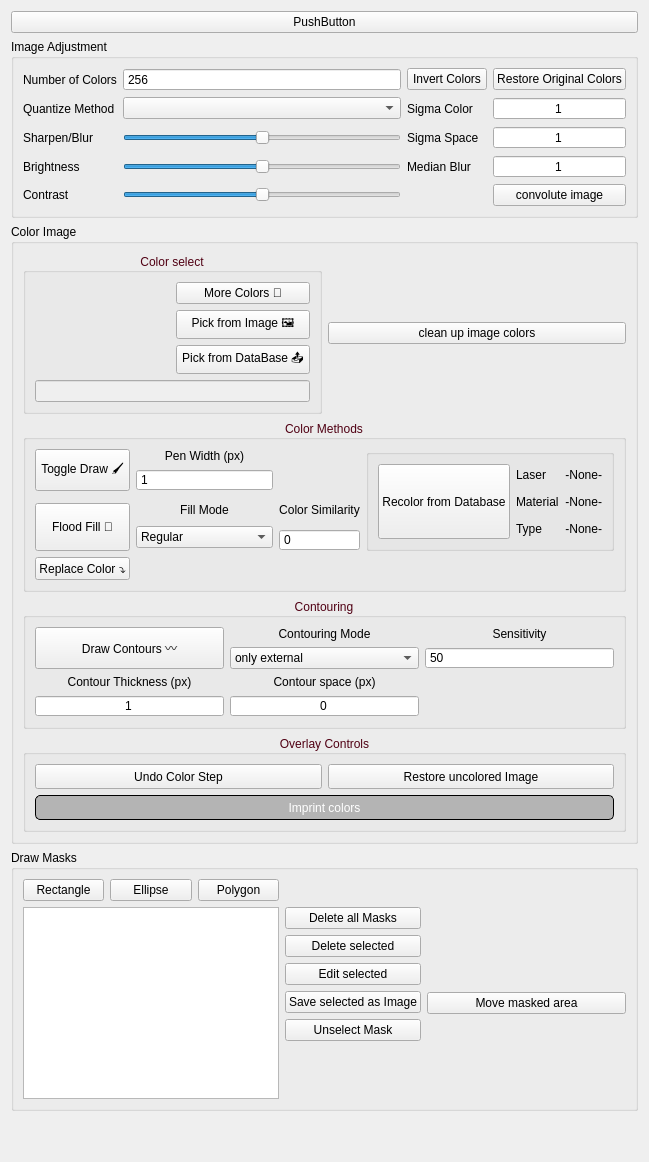
      <widget class="QWidget" name="image_controls_tab">
       <attribute name="title">
        <string>Image Adjusments</string>
       </attribute>
       <layout class="QVBoxLayout" name="verticalLayout">
        <item>
         <widget class="QPushButton" name="pushButton">
          <property name="text">
           <string>PushButton</string>
          </property>
          <property name="checkable">
           <bool>true</bool>
          </property>
         </widget>
        </item>
        <item>
         <widget class="QGroupBox" name="image_processing_frame">
          <property name="title">
           <string>Image Adjustment</string>
          </property>
          <layout class="QGridLayout" name="gridLayout_9">
           <item row="0" column="0">
            <widget class="QLabel" name="color_count_label">
             <property name="text">
              <string>Number of Colors</string>
             </property>
            </widget>
           </item>
           <item row="0" column="3">
            <widget class="QPushButton" name="restore_original_color_button">
             <property name="text">
              <string>Restore Original Colors</string>
             </property>
            </widget>
           </item>
           <item row="0" column="2">
            <widget class="QPushButton" name="invert_color_button">
             <property name="text">
              <string>Invert Colors</string>
             </property>
            </widget>
           </item>
           <item row="1" column="0">
            <widget class="QLabel" name="quantize_method_label">
             <property name="text">
              <string>Quantize Method</string>
             </property>
            </widget>
           </item>
           <item row="1" column="1">
            <widget class="QComboBox" name="quantize_method_combobox"/>
           </item>
           <item row="2" column="0">
            <widget class="QLabel" name="sharpness_label">
             <property name="text">
              <string>Sharpen/Blur</string>
             </property>
            </widget>
           </item>
           <item row="2" column="1">
            <widget class="QSlider" name="sharpness_slider">
             <property name="minimum">
              <number>-10</number>
             </property>
             <property name="maximum">
              <number>10</number>
             </property>
             <property name="value">
              <number>0</number>
             </property>
             <property name="orientation">
              <enum>Qt::Horizontal</enum>
             </property>
            </widget>
           </item>
           <item row="3" column="0">
            <widget class="QLabel" name="brightness_label">
             <property name="text">
              <string>Brightness</string>
             </property>
            </widget>
           </item>
           <item row="3" column="1">
            <widget class="QSlider" name="brightness_slider">
             <property name="maximum">
              <number>100</number>
             </property>
             <property name="value">
              <number>50</number>
             </property>
             <property name="orientation">
              <enum>Qt::Horizontal</enum>
             </property>
            </widget>
           </item>
           <item row="4" column="0">
            <widget class="QLabel" name="contrast_label">
             <property name="text">
              <string>Contrast</string>
             </property>
            </widget>
           </item>
           <item row="0" column="1">
            <widget class="QSpinBox" name="color_count_spinbox">
             <property name="buttonSymbols">
              <enum>QAbstractSpinBox::NoButtons</enum>
             </property>
             <property name="minimum">
              <number>1</number>
             </property>
             <property name="maximum">
              <number>256</number>
             </property>
             <property name="value">
              <number>256</number>
             </property>
            </widget>
           </item>
           <item row="4" column="1">
            <widget class="QSlider" name="contrast_slider">
             <property name="maximum">
              <number>100</number>
             </property>
             <property name="value">
              <number>50</number>
             </property>
             <property name="sliderPosition">
              <number>50</number>
             </property>
             <property name="orientation">
              <enum>Qt::Horizontal</enum>
             </property>
             <property name="invertedAppearance">
              <bool>false</bool>
             </property>
             <property name="invertedControls">
              <bool>false</bool>
             </property>
             <property name="tickPosition">
              <enum>QSlider::NoTicks</enum>
             </property>
            </widget>
           </item>
           <item row="4" column="3">
            <widget class="QPushButton" name="convolute_image_button">
             <property name="text">
              <string>convolute image</string>
             </property>
            </widget>
           </item>
           <item row="3" column="3">
            <widget class="QSpinBox" name="median_blur_spinbox">
             <property name="alignment">
              <set>Qt::AlignCenter</set>
             </property>
             <property name="buttonSymbols">
              <enum>QAbstractSpinBox::NoButtons</enum>
             </property>
             <property name="minimum">
              <number>1</number>
             </property>
             <property name="singleStep">
              <number>2</number>
             </property>
            </widget>
           </item>
           <item row="2" column="3">
            <widget class="QSpinBox" name="sigma_space_spinbox">
             <property name="alignment">
              <set>Qt::AlignCenter</set>
             </property>
             <property name="buttonSymbols">
              <enum>QAbstractSpinBox::NoButtons</enum>
             </property>
             <property name="maximum">
              <number>1000</number>
             </property>
             <property name="value">
              <number>1</number>
             </property>
            </widget>
           </item>
           <item row="1" column="3">
            <widget class="QSpinBox" name="sigma_color_spinbox">
             <property name="alignment">
              <set>Qt::AlignCenter</set>
             </property>
             <property name="buttonSymbols">
              <enum>QAbstractSpinBox::NoButtons</enum>
             </property>
             <property name="maximum">
              <number>1000</number>
             </property>
             <property name="value">
              <number>1</number>
             </property>
            </widget>
           </item>
           <item row="1" column="2">
            <widget class="QLabel" name="label">
             <property name="text">
              <string>Sigma Color</string>
             </property>
            </widget>
           </item>
           <item row="2" column="2">
            <widget class="QLabel" name="label_2">
             <property name="text">
              <string>Sigma Space</string>
             </property>
            </widget>
           </item>
           <item row="3" column="2">
            <widget class="QLabel" name="label_3">
             <property name="text">
              <string>Median Blur</string>
             </property>
            </widget>
           </item>
          </layout>
         </widget>
        </item>
        <item>
         <widget class="QGroupBox" name="image_color_frame">
          <property name="styleSheet">
           <string notr="true"/>
          </property>
          <property name="title">
           <string>Color Image</string>
          </property>
          <layout class="QGridLayout" name="gridLayout_13">
           <item row="1" column="0" colspan="2">
            <widget class="QGroupBox" name="groupBox_6">
             <property name="styleSheet">
              <string notr="true">QGroupBox{
color:  rgb(80, 0, 19);  /* Text color */
font-weight: normal;  /* Bold text */
}</string>
             </property>
             <property name="title">
              <string>Color Methods</string>
             </property>
             <property name="alignment">
              <set>Qt::AlignCenter</set>
             </property>
             <layout class="QGridLayout" name="gridLayout_23">
              <item row="0" column="3" rowspan="6">
               <widget class="QGroupBox" name="groupBox_5">
                <property name="title">
                 <string/>
                </property>
                <layout class="QGridLayout" name="gridLayout_20">
                 <item row="0" column="1">
                  <widget class="QLabel" name="label_12">
                   <property name="text">
                    <string>Laser</string>
                   </property>
                  </widget>
                 </item>
                 <item row="1" column="1">
                  <widget class="QLabel" name="label_13">
                   <property name="text">
                    <string>Material</string>
                   </property>
                  </widget>
                 </item>
                 <item row="1" column="2">
                  <widget class="QLabel" name="recolor_material_label">
                   <property name="text">
                    <string>-None-</string>
                   </property>
                   <property name="alignment">
                    <set>Qt::AlignRight|Qt::AlignTrailing|Qt::AlignVCenter</set>
                   </property>
                  </widget>
                 </item>
                 <item row="2" column="1">
                  <widget class="QLabel" name="label_14">
                   <property name="text">
                    <string>Type</string>
                   </property>
                  </widget>
                 </item>
                 <item row="0" column="2">
                  <widget class="QLabel" name="recolor_laser_label">
                   <property name="text">
                    <string>-None-</string>
                   </property>
                   <property name="alignment">
                    <set>Qt::AlignRight|Qt::AlignTrailing|Qt::AlignVCenter</set>
                   </property>
                  </widget>
                 </item>
                 <item row="2" column="2">
                  <widget class="QLabel" name="recolor_type_label">
                   <property name="text">
                    <string>-None-</string>
                   </property>
                   <property name="alignment">
                    <set>Qt::AlignRight|Qt::AlignTrailing|Qt::AlignVCenter</set>
                   </property>
                  </widget>
                 </item>
                 <item row="0" column="0" rowspan="3">
                  <widget class="QPushButton" name="recolor_from_database_button">
                   <property name="sizePolicy">
                    <sizepolicy hsizetype="Minimum" vsizetype="Preferred">
                     <horstretch>0</horstretch>
                     <verstretch>0</verstretch>
                    </sizepolicy>
                   </property>
                   <property name="text">
                    <string>Recolor from Database</string>
                   </property>
                  </widget>
                 </item>
                </layout>
               </widget>
              </item>
              <item row="1" column="1">
               <widget class="QSpinBox" name="pen_width_spinbox">
                <property name="buttonSymbols">
                 <enum>QAbstractSpinBox::NoButtons</enum>
                </property>
                <property name="minimum">
                 <number>1</number>
                </property>
                <property name="maximum">
                 <number>100</number>
                </property>
               </widget>
              </item>
              <item row="5" column="2">
               <widget class="QSpinBox" name="color_similarity_spinbox">
                <property name="sizePolicy">
                 <sizepolicy hsizetype="Minimum" vsizetype="Fixed">
                  <horstretch>0</horstretch>
                  <verstretch>0</verstretch>
                 </sizepolicy>
                </property>
                <property name="buttonSymbols">
                 <enum>QAbstractSpinBox::NoButtons</enum>
                </property>
                <property name="maximum">
                 <number>255</number>
                </property>
               </widget>
              </item>
              <item row="0" column="1">
               <widget class="QLabel" name="pen_width_label">
                <property name="text">
                 <string>Pen Width (px)</string>
                </property>
                <property name="alignment">
                 <set>Qt::AlignCenter</set>
                </property>
               </widget>
              </item>
              <item row="6" column="0">
               <widget class="QPushButton" name="replace_color_button">
                <property name="text">
                 <string>Replace Color ⤵️</string>
                </property>
                <property name="checkable">
                 <bool>true</bool>
                </property>
               </widget>
              </item>
              <item row="0" column="0" rowspan="2">
               <widget class="QPushButton" name="toggle_draw_button">
                <property name="sizePolicy">
                 <sizepolicy hsizetype="Minimum" vsizetype="Preferred">
                  <horstretch>0</horstretch>
                  <verstretch>0</verstretch>
                 </sizepolicy>
                </property>
                <property name="text">
                 <string>Toggle Draw 🖌️</string>
                </property>
                <property name="checkable">
                 <bool>true</bool>
                </property>
               </widget>
              </item>
              <item row="4" column="1" rowspan="2">
               <widget class="QComboBox" name="flood_fill_mode_combobox">
                <item>
                 <property name="text">
                  <string>Regular</string>
                 </property>
                </item>
                <item>
                 <property name="text">
                  <string>Include Diagonals</string>
                 </property>
                </item>
                <item>
                 <property name="text">
                  <string>Similar Color</string>
                 </property>
                </item>
                <item>
                 <property name="text">
                  <string>Diagonals + Similar</string>
                 </property>
                </item>
                <item>
                 <property name="text">
                  <string>To Contours</string>
                 </property>
                </item>
               </widget>
              </item>
              <item row="3" column="0" rowspan="3">
               <widget class="QPushButton" name="flood_fill_button">
                <property name="sizePolicy">
                 <sizepolicy hsizetype="Minimum" vsizetype="Preferred">
                  <horstretch>0</horstretch>
                  <verstretch>0</verstretch>
                 </sizepolicy>
                </property>
                <property name="text">
                 <string>Flood Fill 🫗</string>
                </property>
                <property name="checkable">
                 <bool>true</bool>
                </property>
               </widget>
              </item>
              <item row="3" column="2">
               <widget class="QLabel" name="label_17">
                <property name="text">
                 <string>Color Similarity</string>
                </property>
                <property name="alignment">
                 <set>Qt::AlignCenter</set>
                </property>
               </widget>
              </item>
              <item row="3" column="1">
               <widget class="QLabel" name="label_19">
                <property name="text">
                 <string>Fill Mode</string>
                </property>
                <property name="alignment">
                 <set>Qt::AlignCenter</set>
                </property>
               </widget>
              </item>
             </layout>
            </widget>
           </item>
           <item row="3" column="0" colspan="2">
            <widget class="QGroupBox" name="groupBox_8">
             <property name="styleSheet">
              <string notr="true">QGroupBox{
color:  rgb(80, 0, 19);  /* Text color */
font-weight: normal;  /* Bold text */
}</string>
             </property>
             <property name="title">
              <string>Overlay Controls</string>
             </property>
             <property name="alignment">
              <set>Qt::AlignCenter</set>
             </property>
             <layout class="QGridLayout" name="gridLayout_25">
              <item row="0" column="1">
               <widget class="QPushButton" name="restore_uncolored_image_button">
                <property name="minimumSize">
                 <size>
                  <width>0</width>
                  <height>25</height>
                 </size>
                </property>
                <property name="text">
                 <string>Restore uncolored Image</string>
                </property>
               </widget>
              </item>
              <item row="0" column="0">
               <widget class="QPushButton" name="undo_color_button">
                <property name="minimumSize">
                 <size>
                  <width>0</width>
                  <height>25</height>
                 </size>
                </property>
                <property name="text">
                 <string>Undo Color Step</string>
                </property>
               </widget>
              </item>
              <item row="1" column="0" colspan="2">
               <widget class="QPushButton" name="imprint_color_overlays_button">
                <property name="enabled">
                 <bool>false</bool>
                </property>
                <property name="sizePolicy">
                 <sizepolicy hsizetype="Minimum" vsizetype="Fixed">
                  <horstretch>0</horstretch>
                  <verstretch>50</verstretch>
                 </sizepolicy>
                </property>
                <property name="minimumSize">
                 <size>
                  <width>0</width>
                  <height>25</height>
                 </size>
                </property>
                <property name="styleSheet">
                 <string notr="true">QPushButton {
	background-color: rgb(220,120,20);  /* Background color */
	border: 2px solid rgb(0, 0, 0);
    color: rgb(255, 255, 255);  /* Text color */
    font-weight: bold;
    border-radius: 5px;  /* Rounded edges */
	padding: 2px;
}

QPushButton:hover {
    background-color: rgb(230,115,22);  /* Background color when hovered */
	color: rgb(245, 245, 245);
    border-color:rgb(40, 40, 40);  /* Border color when hovered */
}

QPushButton:pressed {
   color:  rgb(80, 0, 19);  /* Background color when pressed */
	border-color: rgb(0, 0, 0);
}
QPushButton:clicked {
   background-color: rgb(80,0,19);  /* Background color when pressed */
	border-color:  rgb(0,0, 0);
}

QPushButton:checked {
    background-color: rgb(255,255,255);
	color:  rgb(80, 0, 19);
	border: 2px solid rgb(122, 0, 28);
	font-weight: bold;  /* Bold text */
}

QPushButton:disabled {
    background-color: rgb(180,180, 180);
	border: 1px solid rgb(0, 0,0);
	font-weight: normal;
}</string>
                </property>
                <property name="text">
                 <string>Imprint colors</string>
                </property>
               </widget>
              </item>
             </layout>
            </widget>
           </item>
           <item row="0" column="0">
            <widget class="QGroupBox" name="color_select_frame">
             <property name="styleSheet">
              <string notr="true">QGroupBox{
color:  rgb(80, 0, 19);  /* Text color */
font-weight: normal;  /* Bold text */
}</string>
             </property>
             <property name="title">
              <string>Color select</string>
             </property>
             <property name="alignment">
              <set>Qt::AlignCenter</set>
             </property>
             <layout class="QGridLayout" name="gridLayout_14" rowstretch="0,0,0,0" columnstretch="0,0,0">
              <item row="0" column="2">
               <widget class="QPushButton" name="select_color_color_button">
                <property name="text">
                 <string>More Colors 🎨</string>
                </property>
               </widget>
              </item>
              <item row="1" column="2">
               <widget class="QPushButton" name="pick_color_from_image_button">
                <property name="text">
                 <string>Pick from Image 🖼️</string>
                </property>
                <property name="checkable">
                 <bool>true</bool>
                </property>
               </widget>
              </item>
              <item row="2" column="2">
               <widget class="QPushButton" name="pick_color_from_db_button">
                <property name="text">
                 <string>Pick from DataBase 📤</string>
                </property>
               </widget>
              </item>
              <item row="3" column="1" colspan="2">
               <widget class="QLineEdit" name="active_color_dislplay_edit">
                <property name="enabled">
                 <bool>false</bool>
                </property>
                <property name="alignment">
                 <set>Qt::AlignCenter</set>
                </property>
               </widget>
              </item>
              <item row="0" column="1" rowspan="3">
               <layout class="QGridLayout" name="default_color_buttons_layout">
                <property name="spacing">
                 <number>1</number>
                </property>
               </layout>
              </item>
             </layout>
            </widget>
           </item>
           <item row="0" column="1">
            <widget class="QPushButton" name="clean_up_image_colors_button">
             <property name="text">
              <string>clean up image colors</string>
             </property>
            </widget>
           </item>
           <item row="2" column="0" colspan="2">
            <widget class="QGroupBox" name="groupBox_7">
             <property name="styleSheet">
              <string notr="true">QGroupBox{
color:  rgb(80, 0, 19);  /* Text color */
font-weight: normal;  /* Bold text */
}</string>
             </property>
             <property name="title">
              <string>Contouring</string>
             </property>
             <property name="alignment">
              <set>Qt::AlignCenter</set>
             </property>
             <layout class="QGridLayout" name="gridLayout_24">
              <item row="0" column="0" rowspan="2">
               <widget class="QPushButton" name="draw_contour_button">
                <property name="sizePolicy">
                 <sizepolicy hsizetype="Minimum" vsizetype="Expanding">
                  <horstretch>0</horstretch>
                  <verstretch>0</verstretch>
                 </sizepolicy>
                </property>
                <property name="text">
                 <string>Draw Contours 〰️</string>
                </property>
                <property name="checkable">
                 <bool>true</bool>
                </property>
               </widget>
              </item>
              <item row="1" column="2">
               <widget class="QSpinBox" name="contour_sensitivity_spinbox">
                <property name="buttonSymbols">
                 <enum>QAbstractSpinBox::NoButtons</enum>
                </property>
                <property name="minimum">
                 <number>1</number>
                </property>
                <property name="maximum">
                 <number>1000</number>
                </property>
                <property name="value">
                 <number>50</number>
                </property>
               </widget>
              </item>
              <item row="0" column="2">
               <widget class="QLabel" name="label_20">
                <property name="text">
                 <string>Sensitivity</string>
                </property>
                <property name="alignment">
                 <set>Qt::AlignCenter</set>
                </property>
               </widget>
              </item>
              <item row="3" column="0">
               <widget class="QSpinBox" name="contour_thickness_spinbox">
                <property name="alignment">
                 <set>Qt::AlignCenter</set>
                </property>
                <property name="buttonSymbols">
                 <enum>QAbstractSpinBox::NoButtons</enum>
                </property>
                <property name="minimum">
                 <number>1</number>
                </property>
                <property name="maximum">
                 <number>100</number>
                </property>
               </widget>
              </item>
              <item row="0" column="1">
               <widget class="QLabel" name="label_18">
                <property name="text">
                 <string>Contouring Mode</string>
                </property>
                <property name="alignment">
                 <set>Qt::AlignCenter</set>
                </property>
               </widget>
              </item>
              <item row="2" column="0">
               <widget class="QLabel" name="contour_thickness_label">
                <property name="text">
                 <string>Contour Thickness (px)</string>
                </property>
                <property name="alignment">
                 <set>Qt::AlignCenter</set>
                </property>
               </widget>
              </item>
              <item row="2" column="1">
               <widget class="QLabel" name="contour_space_label">
                <property name="text">
                 <string>Contour space (px)</string>
                </property>
                <property name="alignment">
                 <set>Qt::AlignCenter</set>
                </property>
               </widget>
              </item>
              <item row="3" column="1">
               <widget class="QSpinBox" name="contour_space_spinbox">
                <property name="alignment">
                 <set>Qt::AlignCenter</set>
                </property>
                <property name="buttonSymbols">
                 <enum>QAbstractSpinBox::NoButtons</enum>
                </property>
                <property name="minimum">
                 <number>0</number>
                </property>
                <property name="maximum">
                 <number>100</number>
                </property>
               </widget>
              </item>
              <item row="1" column="1">
               <widget class="QComboBox" name="contouring_mode_combobox">
                <item>
                 <property name="text">
                  <string>only external</string>
                 </property>
                </item>
                <item>
                 <property name="text">
                  <string>all</string>
                 </property>
                </item>
               </widget>
              </item>
             </layout>
            </widget>
           </item>
          </layout>
         </widget>
        </item>
        <item>
         <widget class="QGroupBox" name="draw_mask_groupbox">
          <property name="title">
           <string>Draw Masks</string>
          </property>
          <layout class="QGridLayout" name="gridLayout_22">
           <item row="2" column="0" colspan="3">
            <widget class="QListWidget" name="masks_list_widget"/>
           </item>
           <item row="0" column="1">
            <widget class="QPushButton" name="ellipse_mask_button">
             <property name="text">
              <string>Ellipse</string>
             </property>
             <property name="checkable">
              <bool>true</bool>
             </property>
            </widget>
           </item>
           <item row="0" column="0">
            <widget class="QPushButton" name="rectangle_mask_button">
             <property name="text">
              <string>Rectangle</string>
             </property>
             <property name="checkable">
              <bool>true</bool>
             </property>
            </widget>
           </item>
           <item row="0" column="4">
            <spacer name="horizontalSpacer_4">
             <property name="orientation">
              <enum>Qt::Horizontal</enum>
             </property>
             <property name="sizeHint" stdset="0">
              <size>
               <width>40</width>
               <height>20</height>
              </size>
             </property>
            </spacer>
           </item>
           <item row="0" column="2">
            <widget class="QPushButton" name="polygon_mask_button">
             <property name="text">
              <string>Polygon</string>
             </property>
             <property name="checkable">
              <bool>true</bool>
             </property>
            </widget>
           </item>
           <item row="2" column="3">
            <layout class="QVBoxLayout" name="verticalLayout_4">
             <item>
              <widget class="QPushButton" name="delete_all_masks_button">
               <property name="text">
                <string>Delete all Masks</string>
               </property>
              </widget>
             </item>
             <item>
              <widget class="QPushButton" name="delete_mask_button">
               <property name="text">
                <string>Delete selected</string>
               </property>
              </widget>
             </item>
             <item>
              <widget class="QPushButton" name="edit_mask_button">
               <property name="text">
                <string>Edit selected</string>
               </property>
               <property name="checkable">
                <bool>true</bool>
               </property>
              </widget>
             </item>
             <item>
              <widget class="QPushButton" name="save_mask_button">
               <property name="text">
                <string>Save selected as Image</string>
               </property>
              </widget>
             </item>
             <item>
              <widget class="QPushButton" name="unselect_mask_button">
               <property name="text">
                <string>Unselect Mask</string>
               </property>
              </widget>
             </item>
             <item>
              <spacer name="verticalSpacer_6">
               <property name="orientation">
                <enum>Qt::Vertical</enum>
               </property>
               <property name="sizeHint" stdset="0">
                <size>
                 <width>20</width>
                 <height>40</height>
                </size>
               </property>
              </spacer>
             </item>
            </layout>
           </item>
           <item row="2" column="4">
            <widget class="QPushButton" name="move_masked_area_button">
             <property name="text">
              <string>Move masked area</string>
             </property>
             <property name="checkable">
              <bool>true</bool>
             </property>
            </widget>
           </item>
          </layout>
         </widget>
        </item>
        <item>
         <spacer name="verticalSpacer">
          <property name="orientation">
           <enum>Qt::Vertical</enum>
          </property>
          <property name="sizeHint" stdset="0">
           <size>
            <width>20</width>
            <height>40</height>
           </size>
          </property>
         </spacer>
        </item>
       </layout>
      </widget>
